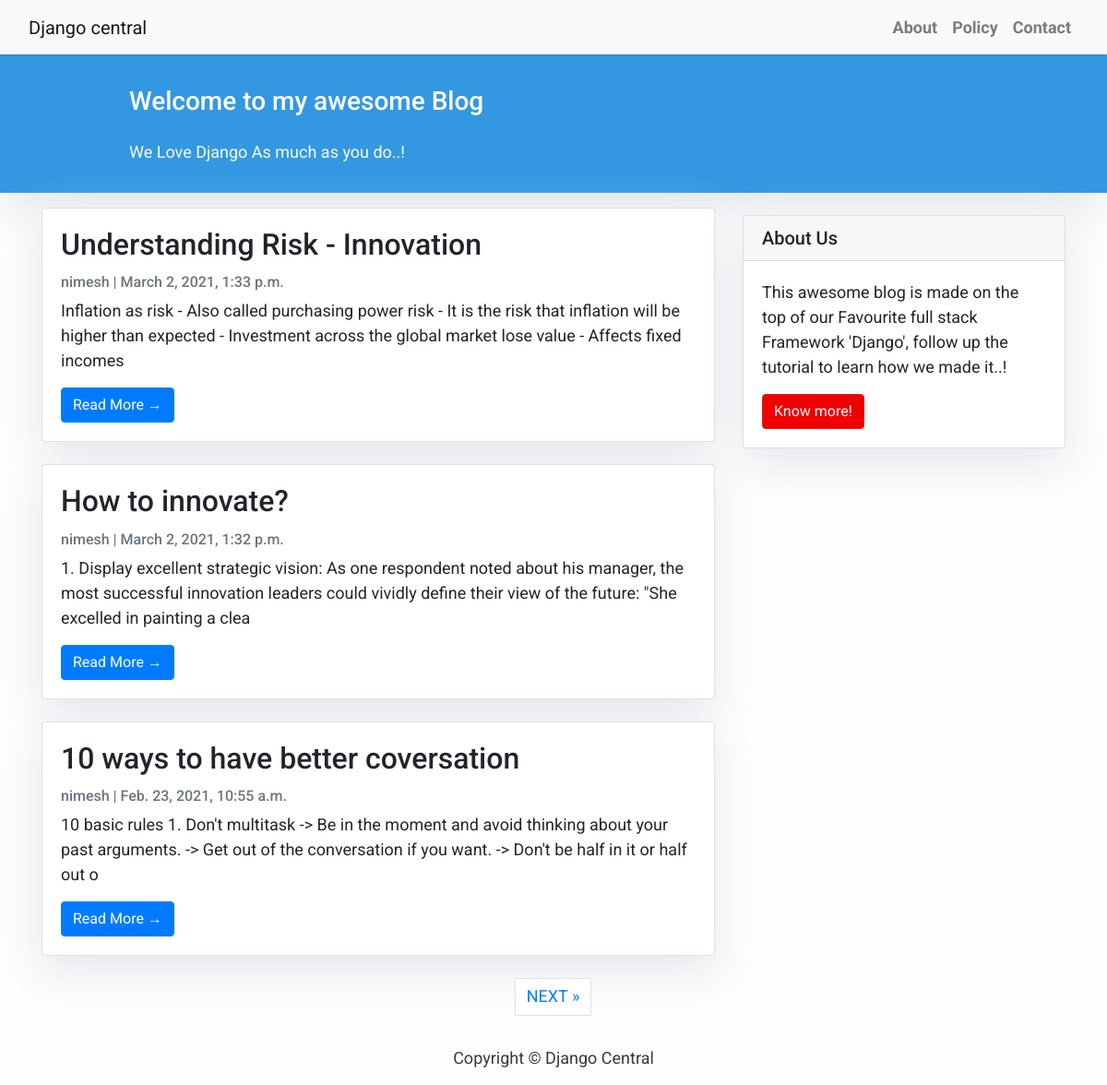
The page / on the database its author committed.
### blog/models.py (models this page shows, shortened)
class Post(models.Model):
    title = models.CharField(max_length=200, unique=True)
    slug = models.SlugField(max_length=200, unique=True)
    author = models.ForeignKey(User, on_delete= models.CASCADE,related_name='blog_posts')
    updated_on = models.DateTimeField(auto_now= True)
    content = models.TextField()
    created_on = models.DateTimeField(auto_now_add=True)
    status = models.IntegerField(choices=STATUS, default=0)
    class Meta:
        ordering = ['-created_on']

### blog/views.py (the view)
# urls.py: path('', views.PostList.as_view(), name='home'),
class PostList(generic.ListView):
    queryset = Post.objects.filter(status=1).order_by('-created_on')
    template_name = 'index.html'
    paginate_by = 3

### templates/index.html (shortened to what this page needs)
{% extends "base.html" %}
{% block content %}
<header class="masthead">
    <div class="container">
        <div class="row">
            <div class=" col-md-8 col-md-10 mx-auto">
                <div class="site-heading">
                    <h3 class=" site-heading my-4 mt-3 text-white"> Welcome to my awesome Blog </h3>
                    <p class="text-light">We Love Django As much as you do..! &nbsp
                    </p>
                </div>
            </div>
        </div>
    </div>
</header>
<div class="container">
    <div class="row">
        <div class="col-md-8 mt-3 left">
            {% for post in post_list %}
            <div class="card mb-4">
                <div class="card-body">
                    <h2 class="card-title">{{ post.title }}</h2>
                    <p class="card-text text-muted h6">{{ post.author }} | {{ post.created_on}} </p>
                    <p class="card-text">{{post.content|slice:":200" }}</p>
                    <a href="{% url 'post_detail' post.slug  %}" class="btn btn-primary">Read More &rarr;</a>
                </div>
            </div>
            {% endfor %}
        </div>
        {% block sidebar %} {% include 'sidebar.html' %} {% endblock sidebar %}
    </div>
</div>
{% if is_paginated %}
  <ul class="pagination justify-content-center">
    {% if page_obj.has_next %}
    <li><a href="?page={{ page_obj.next_page_number }}" class="page-link"> NEXT &raquo;</a></li>
    {% endif %}
  </ul>
{% endif %}
{%endblock%}

### templates/base.html (shortened to what this page needs)
<!DOCTYPE html>
<html>
    <head>
        <link rel="stylesheet" href="https://maxcdn.bootstrapcdn.com/bootstrap/4.0.0/css/bootstrap.min.css"
 />
    </head>
    <body>
        <nav class="navbar navbar-expand-lg navbar-light bg-light shadow" id="mainNav">
            <div class="container-fluid">
                <a class="navbar-brand" href="{% url 'home' %}">Django central</a>
                <div class="collapse navbar-collapse" id="navbarResponsive">
                    <ul class="navbar-nav ml-auto">
                        <li class="nav-item text-black">
                            <a class="nav-link text-black font-weight-bold" href="#">About</a>
                        </li>
                        <li class="nav-item text-black">
                            <a class="nav-link text-black font-weight-bold" href="#">Policy</a>
                        </li>
                        <li class="nav-item text-black">
                            <a class="nav-link text-black font-weight-bold" href="#">Contact</a>
                        </li>
                    </ul>
                </div>
            </div>
        </nav>
        {% block content %}{% endblock content %}
        <footer class="py-3 bg-grey">
            <p class="m-0 text-dark text-center ">Copyright &copy; Django Central</p>
        </footer>
    </body>
</html>

### templates/sidebar.html (shortened to what this page needs)
{% block sidebar %}
<div class="col-md-4 float-right ">
<div class="card my-4">
        <h5 class="card-header">About Us</h5>
    <div class="card-body">
        <p class="card-text"> This awesome blog is made on the top of our Favourite full stack Framework 'Django', follow up the tutorial to learn how we made it..!</p>
        <a href="https://djangocentral.com/building-a-blog-application-with-django"
           class="btn btn-danger">Know more!</a>
    </div>
</div>
</div>
{% endblock sidebar %}

### templates/base.html (style rules this page uses)
body { font-family: "Roboto", sans-serif; font-size: 17px; background-color: #fdfdfd; }
.shadow { box-shadow: 0 4px 2px -2px rgba(0, 0, 0, 0.1); }
.btn-danger { color: #fff; background-color: #f00000; border-color: #dc281e; }
.masthead { background: #3398E1; height: auto; padding-bottom: 15px; box-shadow: 0 16px 48px #E3E7EB; padding-top: 10px; }

### templates/index.html (style rules this page uses)
body { font-family: "Roboto", sans-serif; font-size: 18px; background-color: #fdfdfd; }
.card { box-shadow: 0 16px 48px #E3E7EB; }

### templates/sidebar.html (style rules this page uses)
.card { box-shadow: 0 16px 48px #E3E7EB; }

### rows shown on the page
Post: title "Understanding Risk - Innovation", author "nimesh", created_on "March 2, 2021, 1:33 p.m.", content "Inflation as risk - Also called purchasing power risk - It is the risk that inflation will be higher than expected - Investment across the global market lose value - Affects fixed incomes"
Post: title "How to innovate?", author "nimesh", created_on "March 2, 2021, 1:32 p.m.", content "1. Display excellent strategic vision: As one respondent noted about his manager, the most successful innovation leaders could vividly define their view of the future: \"She excelled in painting a clea"
Post: title "10 ways to have better coversation", author "nimesh", created_on "Feb. 23, 2021, 10:55 a.m.", content "10 basic rules 1. Don't multitask -> Be in the moment and avoid thinking about your past arguments. -> Get out of the conversation if you want. -> Don't be half in it or half out o"
